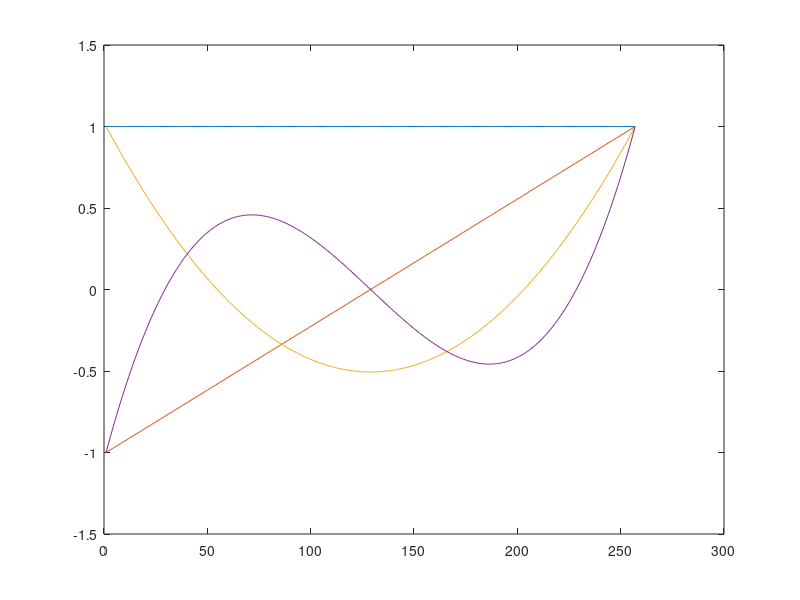

Reproduce this figure in MATLAB.
% experiment 1: SCRIPT: Discrete Legendre Polynomials

x = (-128:128)'/128;    %we could use linspace(-1, 1, 2^8+1)'

A = [x.^0 x.^1 x.^2 x.^3];
[Q, R] = qr(A, 0);

scale = Q(257, :);
Q = Q*diag(1 ./scale);
plot(Q)